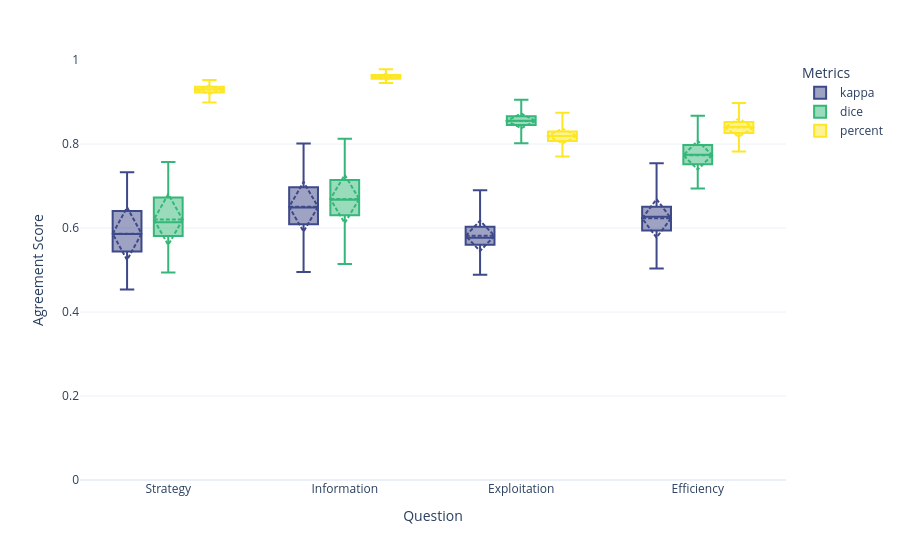

The cell this chart's notebook holds for it:
### Code cell
results_question = pd.read_csv(os.path.join('outputdata', 'results_by_question.csv'))

question_map = {'Q_eff':'Efficiency',
                'Q_exH':'Strategy',
                'Q_exL':'Information',
                'Q_ext':'Exploitation'}
order_question = {'question':['Strategy', 'Information', 'Exploitation', 'Efficiency']}
fig = plot_metrics_boxplot(results_question, 'question', map=question_map, order=order_question)
fig

### Figure 1 — Plotly figure (JSON) as saved in the notebook; plotly's stock layout.template omitted (floating-point values rounded to 4 significant figures; data arrays with more than 128 entries replaced by an {"elided": "..."} marker saying what was removed)
{"data": [{"alignmentgroup": "True", "boxmean": "sd", "boxpoints": false, "hovertemplate": "Metrics=kappa<br>Question=%{x}<br>Agreement Score=%{y}<extra></extra>", "legendgroup": "kappa", "marker": {"color": "#3e4989"}, "name": "kappa", "notched": false, "offsetgroup": "kappa", "orientation": "v", "showlegend": true, "type": "box", "x": {"elided": "400 str values"}, "x0": " ", "xaxis": "x", "y": {"elided": "400 float values"}, "y0": " ", "yaxis": "y"}, {"alignmentgroup": "True", "boxmean": "sd", "boxpoints": false, "hovertemplate": "Metrics=dice<br>Question=%{x}<br>Agreement Score=%{y}<extra></extra>", "legendgroup": "dice", "marker": {"color": "#35b779"}, "name": "dice", "notched": false, "offsetgroup": "dice", "orientation": "v", "showlegend": true, "type": "box", "x": {"elided": "400 str values"}, "x0": " ", "xaxis": "x", "y": {"elided": "400 float values"}, "y0": " ", "yaxis": "y"}, {"alignmentgroup": "True", "boxmean": "sd", "boxpoints": false, "hovertemplate": "Metrics=percent<br>Question=%{x}<br>Agreement Score=%{y}<extra></extra>", "legendgroup": "percent", "marker": {"color": "#fde725"}, "name": "percent", "notched": false, "offsetgroup": "percent", "orientation": "v", "showlegend": true, "type": "box", "x": {"elided": "400 str values"}, "x0": " ", "xaxis": "x", "y": {"elided": "400 float values"}, "y0": " ", "yaxis": "y"}], "layout": {"boxmode": "group", "legend": {"title": {"text": "Metrics"}, "tracegroupgap": 0}, "margin": {"t": 60}, "xaxis": {"anchor": "y", "categoryarray": ["Strategy", "Information", "Exploitation", "Efficiency"], "categoryorder": "array", "domain": [0, 1], "title": {"text": "Question"}}, "yaxis": {"anchor": "x", "domain": [0, 1], "range": [0, 1], "title": {"text": "Agreement Score"}}}}
